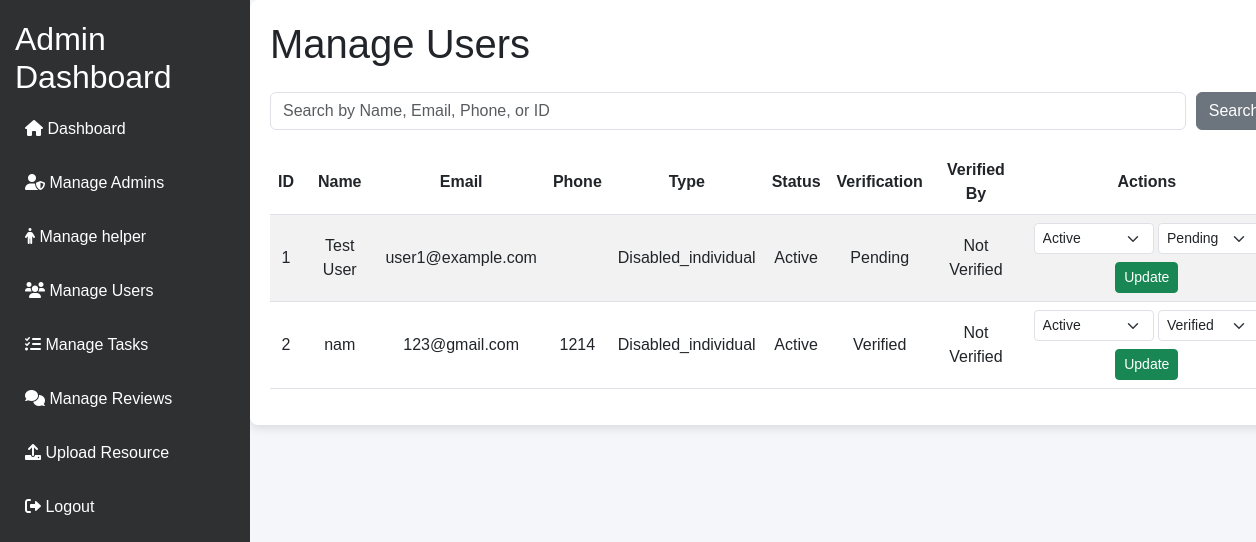
Page /admin/users.php (signed in) on the committed database.
### tables this page shows
CREATE TABLE `users` (
  `user_id` int(11) NOT NULL,
  `name` varchar(255) NOT NULL,
  `email` varchar(255) NOT NULL,
  `profile_photo` text DEFAULT NULL,
  `password_hash` varchar(255) NOT NULL,
  `phone_number` varchar(15) DEFAULT NULL,
  `address` text DEFAULT NULL,
  `user_type` enum('disabled_individual','family_member','caretaker') NOT NULL,
  `created_at` timestamp NOT NULL DEFAULT current_timestamp(),
  `updated_at` timestamp NOT NULL DEFAULT current_timestamp() ON UPDATE current_timestamp(),
  `verification_status` enum('pending','verified','rejected') DEFAULT 'pending',
  `verified_by` int(11) DEFAULT NULL,
  `status` enum('active','suspended','deactivated') DEFAULT 'active'
);

### admin/users.php (the view, shortened to what this page needs)
<?php
include '../dbconnect.php';
$search_query = "";
if (isset($_GET['search']) && !empty($_GET['search'])) {
    $search_query = $conn->real_escape_string($_GET['search']);
    $users_query = "SELECT * FROM users
                    WHERE name LIKE '%$search_query%'
                       OR email LIKE '%$search_query%'
                       OR phone_number LIKE '%$search_query%'
                       OR user_id LIKE '%$search_query%'";
} else {
    $users_query = "SELECT * FROM users";
}
$users_result = $conn->query($users_query);
?>
<!DOCTYPE html>
<html lang="en">
<head>
    <link href="https://cdn.jsdelivr.net/npm/bootstrap@5.3.0-alpha3/dist/css/bootstrap.min.css" rel="stylesheet">
</head>
<body>
<?php include"header_admin.php"?>
    <div class="container"style="margin-left: 250px; padding: 20px;">
        <h1 class="mb-4">Manage Users</h1>
        <form method="GET" class="search-bar">
            <input type="text" name="search" class="form-control" placeholder="Search by Name, Email, Phone, or ID" value="<?php echo htmlspecialchars($search_query); ?>">
            <button type="submit" class="btn btn-secondary">Search</button>
        </form>
        <div class="table-container">
            <table class="table table-striped table-hover">
                <thead>
                <tr>
                    <th>ID</th>
                    <th>Name</th>
                    <th>Email</th>
                    <th>Phone</th>
                    <th>Type</th>
                    <th>Status</th>
                    <th>Verification</th>
                    <th>Verified By</th>
                    <th>Actions</th>
                </tr>
                </thead>
                <tbody>
                <?php while ($user = $users_result->fetch_assoc()): ?>
                    <tr>
                        <td><?php echo htmlspecialchars($user['user_id']); ?></td>
                        <td><?php echo htmlspecialchars($user['name']); ?></td>
                        <td><?php echo htmlspecialchars($user['email']); ?></td>
                        <td><?php echo htmlspecialchars($user['phone_number']); ?></td>
                        <td><?php echo ucfirst(htmlspecialchars($user['user_type'])); ?></td>
                        <td><?php echo ucfirst(htmlspecialchars($user['status'])); ?></td>
                        <td><?php echo ucfirst(htmlspecialchars($user['verification_status'])); ?></td>
                        <td>
                            <?php
                            if ($user['verified_by']) {
                                $verifier_query = "SELECT name FROM admins WHERE admin_id = " . (int)$user['verified_by'];
                                $verifier_result = $conn->query($verifier_query);
                                $verifier = $verifier_result->fetch_assoc();
                                echo htmlspecialchars($verifier['name'] ?? 'Unknown');
                            } else {
                                echo 'Not Verified';
                            }
                            ?>
                        </td>
                        <td>
                            <form method="POST" style="display:inline-block;">
                                <select name="status" class="form-select form-select-sm d-inline" style="width:auto;">
                                    <option value="active" <?php echo $user['status'] === 'active' ? 'selected' : ''; ?>>Active</option>
                                </select>
                                <select name="verification_status" class="form-select form-select-sm d-inline" style="width:auto;">
                                    <option value="pending" <?php echo $user['verification_status'] === 'pending' ? 'selected' : ''; ?>>Pending</option>
                                    <option value="verified" <?php echo $user['verification_status'] === 'verified' ? 'selected' : ''; ?>>Verified</option>
                                </select>
                                <button type="submit" name="update_user" class="btn btn-success btn-sm mt-2">Update</button>
                            </form>
                        </td>
                    </tr>
                <?php endwhile; ?>
                </tbody>
            </table>
        </div>
    </div>
</body>
</html>

### admin/users.php (style rules this page uses)
body { font-family: Arial, sans-serif; background-color: #f8f9fa; width: 83%; }
.container { margin-top: 0px; background: #fff; border-radius: 8px; padding: 20px; box-shadow: 0 4px 8px rgba(0, 0, 0, 0.1); }
h1 { font-size: 28px; color: #333; font-weight: bold; }
.search-bar { display: flex; align-items: center; margin-bottom: 20px; }
.search-bar input { flex: 1; margin-right: 10px; }
.table th, .table td { vertical-align: middle; text-align: center; }
.btn { transition: background-color 0.3s ease; }

### admin/header_admin.php (style rules this page uses)
body { font-family: 'Arial', sans-serif; background-color: #f4f6f9; }

### rows in the picture
users: user_id "1", name "Test User", email "user1@example.com", user_type "Disabled_individual", status "Active", verification_status "Pending", shows "Not Verified"
users: user_id "2", name "nam", email "123@gmail.com", phone_number "1214", user_type "Disabled_individual", status "Active", verification_status "Verified", shows "Not Verified"
